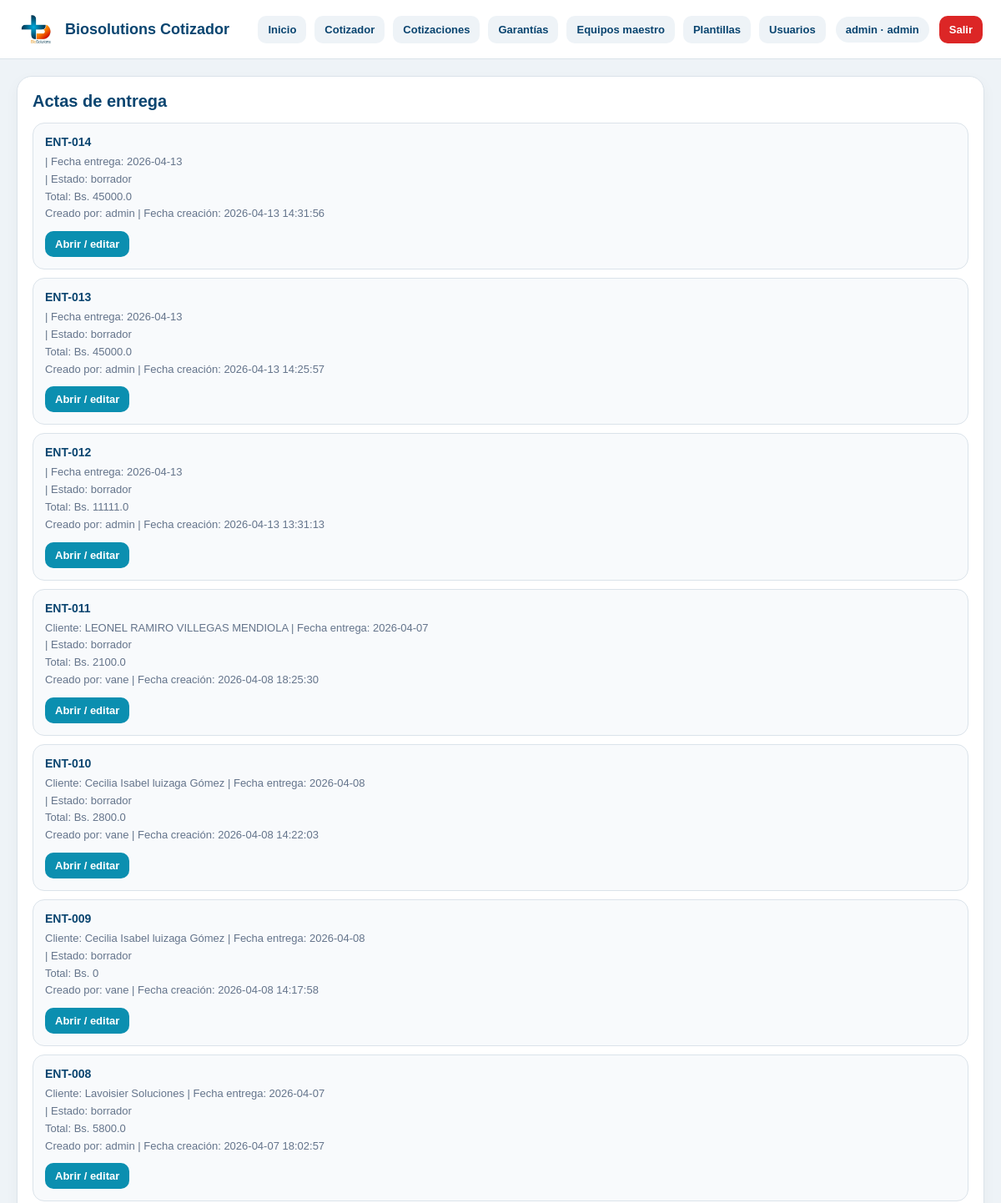
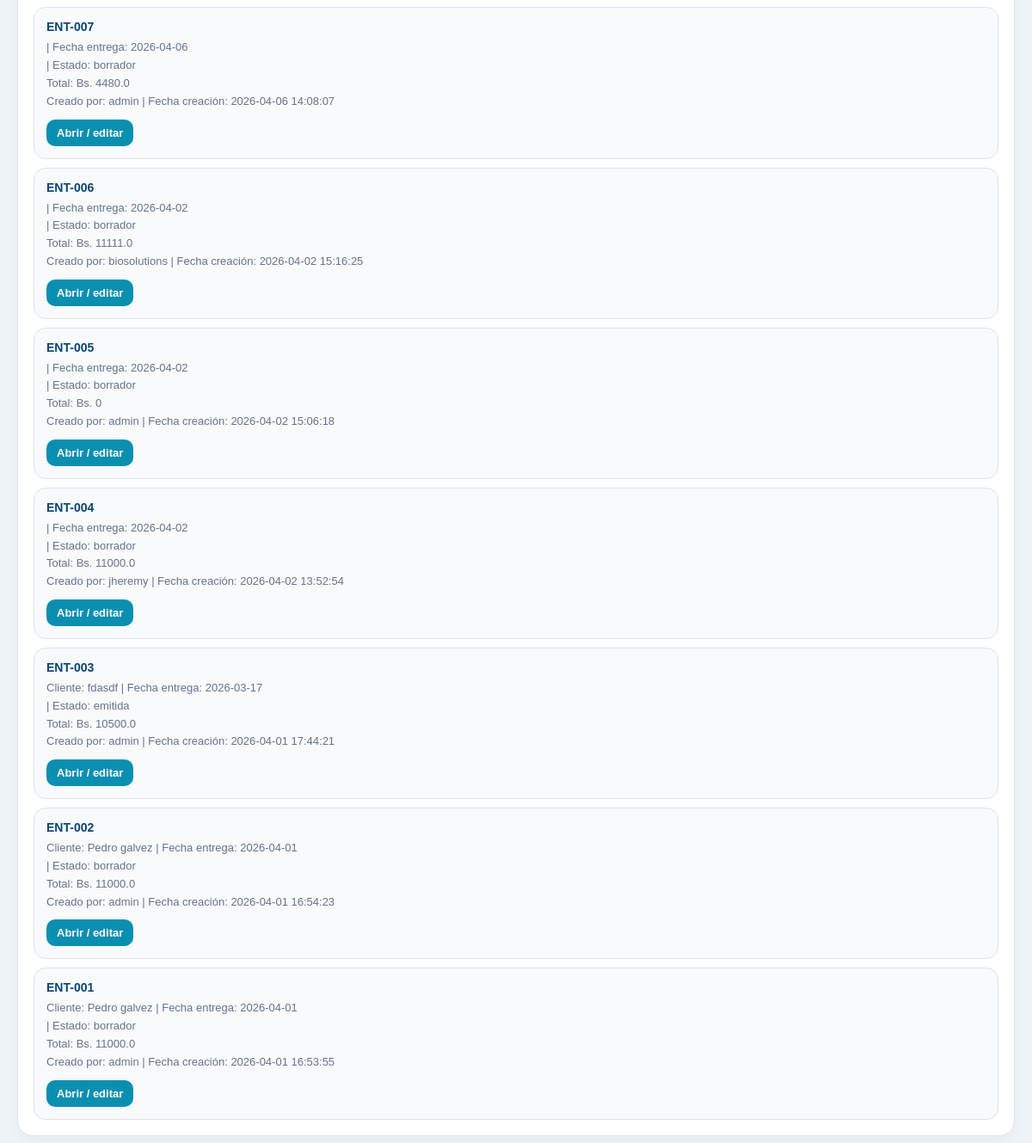
/entregas (signed in), run on the app's committed database (2 pictures, top to bottom).
### tables this page shows
CREATE TABLE usuarios (
    id INTEGER PRIMARY KEY AUTOINCREMENT,
    username TEXT NOT NULL UNIQUE,
    password_hash TEXT NOT NULL,
    nombre TEXT,
    rol TEXT NOT NULL DEFAULT 'editor',
    activo INTEGER NOT NULL DEFAULT 1,
    creado_en TEXT NOT NULL DEFAULT CURRENT_TIMESTAMP
);

CREATE TABLE entregas (
            id INTEGER PRIMARY KEY AUTOINCREMENT,
            cotizacion_id INTEGER NOT NULL,
            numero_entrega TEXT,
            fecha_entrega TEXT,
            cliente_nombre TEXT,
            cliente_documento TEXT,
            recibe_nombre TEXT,
            entrega_nombre TEXT,
            entrega_documento_texto TEXT,
            texto_intro TEXT,
            total REAL DEFAULT 0,
            payload_json TEXT,
            estado TEXT DEFAULT 'borrador',
            creado_por_user_id INTEGER,
            actualizado_por_user_id INTEGER,
            creado_en TEXT DEFAULT CURRENT_TIMESTAMP,
            actualizado_en TEXT DEFAULT CURRENT_TIMESTAMP
        );

### app.py (the view)
@app.route("/entregas")
@login_required
def entregas_page():
    conn = get_db_connection()
    ensure_auth_schema(conn)
    entregas = conn.execute("""
        SELECT
            e.*,
            c.numero AS cotizacion_numero,
            uc.username AS creado_por_username,
            ua.username AS actualizado_por_username
        FROM entregas e
        LEFT JOIN cotizaciones c ON c.id = e.cotizacion_id
        LEFT JOIN usuarios uc ON uc.id = e.creado_por_user_id
        LEFT JOIN usuarios ua ON ua.id = e.actualizado_por_user_id
        ORDER BY e.id DESC
    """).fetchall()
    conn.close()
    return render_template("entregas.html", entregas=entregas, active_page="entregas")

### app.py (called while the page is built)
def get_db_connection():
    conn = sqlite3.connect(DB_PATH, timeout=10)
    conn.row_factory = sqlite3.Row
    return conn

def ensure_payload_json_column(conn):
    columns = conn.execute("PRAGMA table_info(cotizaciones)").fetchall()
    column_names = [col["name"] for col in columns]
    if "payload_json" not in column_names:
        conn.execute("ALTER TABLE cotizaciones ADD COLUMN payload_json TEXT")
        conn.commit()

def ensure_users_table(conn):
    conn.execute("""
        CREATE TABLE IF NOT EXISTS usuarios (
            id INTEGER PRIMARY KEY AUTOINCREMENT,
            username TEXT NOT NULL UNIQUE,
            password_hash TEXT NOT NULL,
            nombre TEXT,
            rol TEXT NOT NULL DEFAULT 'editor',
            activo INTEGER NOT NULL DEFAULT 1,
            creado_en TEXT NOT NULL DEFAULT CURRENT_TIMESTAMP
        )
    """)
    conn.commit()

def ensure_cotizacion_documental_column(conn):
    columns = conn.execute("PRAGMA table_info(cotizaciones)").fetchall()
    column_names = [col["name"] for col in columns]
    if "estado_documental" not in column_names:
        conn.execute("ALTER TABLE cotizaciones ADD COLUMN estado_documental TEXT DEFAULT 'borrador'")
        conn.commit()

def ensure_cotizaciones_audit_columns(conn):
    columns = conn.execute("PRAGMA table_info(cotizaciones)").fetchall()
    column_names = [col["name"] for col in columns]
    if "creado_por_user_id" not in column_names:
        conn.execute("ALTER TABLE cotizaciones ADD COLUMN creado_por_user_id INTEGER")
    if "actualizado_por_user_id" not in column_names:
        conn.execute("ALTER TABLE cotizaciones ADD COLUMN actualizado_por_user_id INTEGER")
    if "creado_en" not in column_names:
        conn.execute("ALTER TABLE cotizaciones ADD COLUMN creado_en TEXT")
    if "actualizado_en" not in column_names:
        conn.execute("ALTER TABLE cotizaciones ADD COLUMN actualizado_en TEXT")
    conn.commit()

def ensure_documentos_schema(conn):
    ensure_payload_json_column(conn)
    ensure_cotizaciones_audit_columns(conn)
    ensure_cotizacion_documental_column(conn)
    ensure_entregas_table(conn)
    ensure_garantias_table(conn)

def ensure_auth_schema(conn):
    ensure_users_table(conn)
    ensure_documentos_schema(conn)

def login_required(view_func):
    @wraps(view_func)
    def wrapper(*args, **kwargs):
        if not session.get("user_id"):
            return redirect(url_for("login", next=request.path))
        return view_func(*args, **kwargs)
    return wrapper

### templates/entregas.html (shortened to what this page needs)
{% extends "base.html" %}
{% block content %}
<section class="page-card">
  <h2>Actas de entrega</h2>
  {% if entregas %}
    <div class="lib-list">
      {% for e in entregas %}
        <div class="lib-card">
          <strong>{{ e["numero_entrega"] or "Sin número" }}</strong>
          <span>
            {% if e["cliente_nombre"] %}Cliente: {{ e["cliente_nombre"] }}{% endif %}
            {% if e["fecha_entrega"] %} | Fecha entrega: {{ e["fecha_entrega"] }}{% endif %}
          </span>
          <span>
            | Estado: {{ e["estado"] or "borrador" }}
          </span>
          <span>
            Total: Bs. {{ e["total"] or 0 }}
          </span>
           <span>
            Creado por: {{ e["creado_por_username"] or "N/D" }}
            {% if e["creado_en"] %} | Fecha creación: {{ e["creado_en"] }}{% endif %}
          </span>
          <div class="actions">
            <a href="{{ url_for('entrega_detail_page', entrega_id=e['id']) }}">Abrir / editar</a>
          </div>
        </div>
      {% endfor %}
    </div>
  {% else %}
    <p class="tiny-note">Todavía no hay actas de entrega generadas.</p>
  {% endif %}
</section>
{% endblock %}

### templates/base.html (shortened to what this page needs)
<!DOCTYPE html>
<html lang="es">
<head>
  <link rel="stylesheet" href="{{ url_for('static', filename='styles.css') }}?v=7" />
</head>
<body>
  <header class="topbar">
    <div class="topbar-left">
      <img src="{{ url_for('static', filename='logo_biosolutions.png') }}" alt="BioSolutions" class="topbar-logo">
      <div class="topbar-title">Biosolutions Cotizador</div>
    </div>
    <div class="topbar-right">
      <nav class="nav-links">
        <a href="{{ url_for('dashboard') }}" class="{% if active_page == 'inicio' %}active{% endif %}">Inicio</a>
         {% if current_role in ['admin', 'editor', 'visor'] %}
          <a href="{{ url_for('cotizador') }}" class="{% if active_page == 'cotizador' %}active{% endif %}">Cotizador</a>
          <a href="{{ url_for('cotizaciones_page') }}" class="{% if active_page == 'cotizaciones' %}active{% endif %}">Cotizaciones</a>
          <a href="{{ url_for('garantias_page') }}" class="{% if active_page == 'garantias' %}active{% endif %}">Garantías</a>
        {% endif %}
        {% if current_role in ['admin', 'editor', 'visor'] %}
          <a href="{{ url_for('equipos_page') }}" class="{% if active_page == 'equipos' %}active{% endif %}">Equipos maestro</a>
          <a href="{{ url_for('plantillas_page') }}" class="{% if active_page == 'plantillas' %}active{% endif %}">Plantillas</a>
        {% endif %}
        {% if current_role == 'admin' %}
          <a href="{{ url_for('usuarios_page') }}" class="{% if active_page == 'usuarios' %}active{% endif %}">Usuarios</a>
        {% endif %}
      </nav>
      {% if current_user %}
        <div class="user-chip">
          {{ current_user["username"] }} · {{ current_user["rol"] }}
        </div>
        <a href="{{ url_for('logout') }}" class="logout-link">Salir</a>
      {% endif %}
    </div>
  </header>
  <main class="page-shell">
    {% block content %}{% endblock %}
  </main>
</body>
</html>

### static/styles.css (style rules this page uses)
:root { --primary:#0b8fb0; --primary-dark:#0a4570; --accent:#f47c20; --text:#1f2937; --muted:#6b7280; --line:#dbe3ea; --soft:#f7fafc; --panel:#ffffff; --bg:#eef3f7; --danger:#dc2626; }
* { box-sizing:border-box }
body { margin:0; font-family:Arial, Helvetica, sans-serif; background:var(--bg); color:var(--text); }

### templates/base.html (style rules this page uses)
.topbar { display:flex; justify-content:space-between; align-items:center; gap:16px; padding:14px 22px; background:#fff; border-bottom:1px solid #dbe3ea; position:sticky; top:0; z-index:20; }
.topbar-left { display:flex; align-items:center; gap:14px; }
.topbar-logo { height:42px; width:auto; display:block; }
.topbar-title { font-size:18px; font-weight:800; color:#0a4570; }
.nav-links { display:flex; flex-wrap:wrap; gap:10px; }
.nav-links a { text-decoration:none; padding:9px 12px; border-radius:10px; background:#eef3f7; color:#0a4570; font-weight:700; font-size:13px; }
.topbar-right { display:flex; align-items:center; gap:12px; flex-wrap:wrap; }
.user-chip { display:inline-flex; align-items:center; gap:8px; background:#eef3f7; color:#0a4570; border-radius:999px; padding:8px 12px; font-size:13px; font-weight:700; }
.logout-link { text-decoration:none; background:#dc2626; color:#fff; padding:9px 12px; border-radius:10px; font-size:13px; font-weight:700; }
.page-shell { padding:20px; }

### templates/entregas.html (style rules this page uses)
.page-card { background:#fff; border:1px solid #dbe3ea; border-radius:18px; padding:18px; box-shadow:0 6px 18px rgba(0,0,0,.04); }
.page-card h2 { margin:0 0 14px; color:#0a4570; font-size:20px; }
.lib-list { display:grid; gap:10px; }
.lib-card { border:1px solid #dbe3ea; border-radius:14px; padding:14px; background:#f8fafc; }
.lib-card strong { display:block; margin-bottom:6px; color:#0a4570; font-size:14px; }
.lib-card span { display:block; font-size:13px; color:#64748b; line-height:1.6; }
.actions { margin-top:10px; display:flex; gap:8px; flex-wrap:wrap; }
.actions a { text-decoration:none; background:#0b8fb0; color:#fff; padding:8px 12px; border-radius:10px; font-size:13px; font-weight:700; }

### data on the page
usuarios: username "admin", rol "admin"
entregas: numero_entrega "ENT-014", fecha_entrega "2026-04-13", estado "borrador", total "45000.0", username "admin", creado_en "2026-04-13 14:31:56"
entregas: numero_entrega "ENT-013", fecha_entrega "2026-04-13", estado "borrador", total "45000.0", username "admin", creado_en "2026-04-13 14:25:57"
entregas: numero_entrega "ENT-012", fecha_entrega "2026-04-13", estado "borrador", total "11111.0", username "admin", creado_en "2026-04-13 13:31:13"
entregas: numero_entrega "ENT-011", cliente_nombre "LEONEL RAMIRO VILLEGAS MENDIOLA", fecha_entrega "2026-04-07", estado "borrador", total "2100.0", username "vane", creado_en "2026-04-08 18:25:30"
entregas: numero_entrega "ENT-010", cliente_nombre "Cecilia Isabel luizaga Gómez", fecha_entrega "2026-04-08", estado "borrador", total "2800.0", username "vane", creado_en "2026-04-08 14:22:03"
entregas: numero_entrega "ENT-009", cliente_nombre "Cecilia Isabel luizaga Gómez", fecha_entrega "2026-04-08", estado "borrador", total "0", username "vane", creado_en "2026-04-08 14:17:58"
entregas: numero_entrega "ENT-008", cliente_nombre "Lavoisier Soluciones", fecha_entrega "2026-04-07", estado "borrador", total "5800.0", username "admin", creado_en "2026-04-07 18:02:57"
entregas: numero_entrega "ENT-007", fecha_entrega "2026-04-06", estado "borrador", total "4480.0", username "admin", creado_en "2026-04-06 14:08:07"
entregas: numero_entrega "ENT-006", fecha_entrega "2026-04-02", estado "borrador", total "11111.0", username "biosolutions", creado_en "2026-04-02 15:16:25"
entregas: numero_entrega "ENT-005", fecha_entrega "2026-04-02", estado "borrador", total "0", username "admin", creado_en "2026-04-02 15:06:18"
entregas: numero_entrega "ENT-004", fecha_entrega "2026-04-02", estado "borrador", total "11000.0", username "jheremy", creado_en "2026-04-02 13:52:54"
entregas: numero_entrega "ENT-003", cliente_nombre "fdasdf", fecha_entrega "2026-03-17", estado "emitida", total "10500.0", username "admin", creado_en "2026-04-01 17:44:21"
entregas: numero_entrega "ENT-002", cliente_nombre "Pedro galvez", fecha_entrega "2026-04-01", estado "borrador", total "11000.0", username "admin", creado_en "2026-04-01 16:54:23"
entregas: numero_entrega "ENT-001", cliente_nombre "Pedro galvez", fecha_entrega "2026-04-01", estado "borrador", total "11000.0", username "admin", creado_en "2026-04-01 16:53:55"
